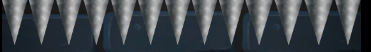
#> input picture screens/spikes.png, 371 x 52 px
$ python detect_game_scene.py
#> lines starting #> are read from the running program, lines starting #| are printed output that depends on the picture; after the words box and inside, x2 and y2 are one past the last pixel; in counts of white or black regions, pixels touching at a corner belong together; long printed decimals are rounded
import asyncio
import time
from typing import Tuple

import cv2.cv2 as cv2
import imutils
import mss
import numpy as np


def show_img(img: np.ndarray):
    cv2.imshow("result", img)
    cv2.waitKey()
    cv2.destroyAllWindows()


async def __best_match(image: np.ndarray, template: np.ndarray, tH: int, tW: int, scale: int) -> Tuple[
        float, Tuple[int, int], float, float]:
    resized = imutils.resize(image, width=int(image.shape[1] * scale))
    ratio = image.shape[1] / float(resized.shape[1])

    # image is smaller than template
    if resized.shape[0] < tH or resized.shape[1] < tW:
        return 0, (0, 0), 0, scale

    # apply template matching
    result = cv2.matchTemplate(resized, template, cv2.TM_CCOEFF_NORMED)
    (_, maxVal, _, maxLoc) = cv2.minMaxLoc(result)

    return maxVal, maxLoc, ratio, scale


def best_match(image: np.ndarray, template: np.ndarray, min_scale=0.2, max_scale=1) -> \
        Tuple[int, Tuple[int, int], Tuple[int, int]]:
    async def get_max(coros: list):
        return max(await asyncio.gather(*coros), key=lambda x: x[0])
    (tH, tW) = template.shape[:2]
    result = None
    scale = 0

    coroutines = []
    for scale in np.linspace(min_scale, 1, 20)[::-1]:
        coroutines.append(__best_match(image, template, tH, tW, scale))
    now = time.time()
    coro_result = asyncio.run(get_max(coroutines))
    print("Best match took: ", time.time() - now)
    print(coro_result)
    (maxVal, maxLoc, ratio, scale) = coro_result
    print(maxVal, maxLoc, ratio, scale)
    # show_img(result)
    (startX, startY) = (int(maxLoc[0] * ratio), int(maxLoc[1] * ratio))
    (endX, endY) = (int((maxLoc[0] + tW) * ratio), int((maxLoc[1] + tH) * ratio))
    return maxVal, (startX, startY), (endX, endY)


def find_rough_coords(sct: mss.mss, template: np.ndarray, threshold=0.89) -> dict:
    while True:
        # take screenshot of entire screen
        screenshot = np.array(sct.grab({"top": 0, "left": 0, "width": 1920, "height": 1080}))
        found = best_match(screenshot[:, :, :3], template, 0.7)
        if found[0] > threshold:
            print(found)
            cv2.rectangle(screenshot, *found[1:], (0, 255, 255), 2)
            print(" " * 100, end="\r")
            print("Image found!", found)
            # show_img(screenshot)
            print("Rough location found at: ", found[1])
            print("Do NOT move the window anywhere now")
            monitor = {
                "top": found[1][1],
                "left": found[1][0],
                "width": found[2][0] - found[1][0],
                "height": found[2][1] - found[1][1]
            }
            print("rough coords found: ", monitor)
            return monitor

        else:
            print("Game screen not found...", end="\r")


if __name__ == '__main__':
    # TODO: TESTING. USE SOMETHING ELSE FOR PATHS
    game_screen: np.ndarray = cv2.imread("../screens/spikes.png", cv2.IMREAD_UNCHANGED)
#> game_screen is the input picture: shape (52, 371, 4); mean B, G, R, A 78.6, 73.3, 67, 255
    test_image: np.ndarray = cv2.imread("../test/playscreen.png", cv2.IMREAD_UNCHANGED)
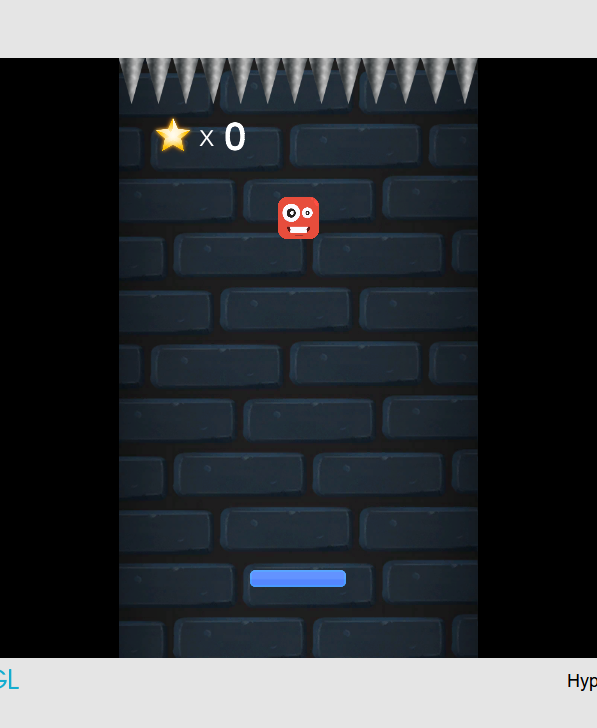
#> input picture test/playscreen.png, 597 x 728 px
#> test_image is the input picture: shape (728, 597, 4); mean B, G, R, A 65.6, 61.8, 58.2, 255
    # show_img(test_image)
    # show_img(game_screen)

    coords = best_match(test_image, game_screen)
#> after the loop in best_match, `for scale in np.linspace(min_scale, 1, 20)[::-1]:`: coroutines = 20 items
#> in best_match, `coro_result = asyncio.run(get_max(coroutines))`: coro_result = (1, (117, 59), 1, 1)
#| (1, (117, 59), 1.0, 1.0)
#> in best_match, `(maxVal, maxLoc, ratio, scale) = coro_result`: maxVal = 1; maxLoc = (117, 59); ratio = 1
#| 1 (117, 59) 1.0 1.0
#> in best_match, `(startX, startY) = (int(maxLoc[0] * ratio), int(maxLoc[1] * ratio))`: startX = 117; startY = 59
#> in best_match, `(endX, endY) = (int((maxLoc[0] + tW) * ratio), int((maxLoc[1] + tH) * ..`: endX = 488; endY = 111
#> coords = (1, (117, 59), (488, 111))
    cv2.rectangle(test_image, *coords[1:], (0, 255, 255), 2)
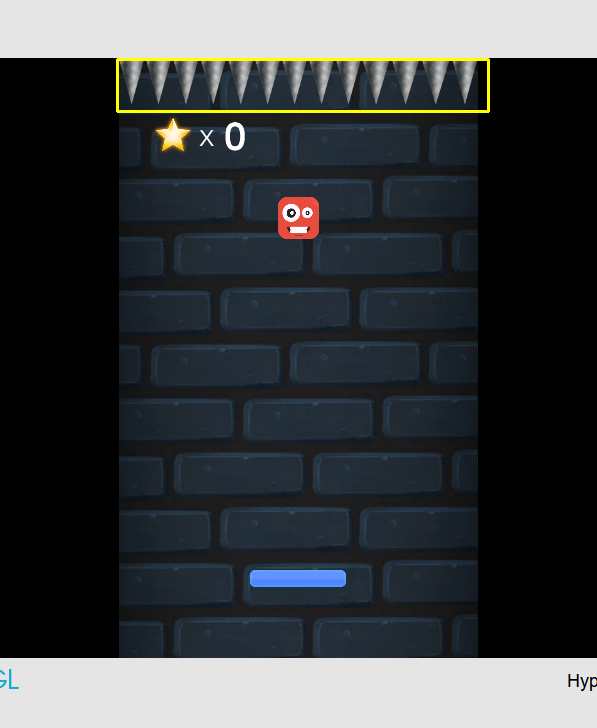
#> test_image: shape (728, 597, 4); 0.58% of pixels changed, all inside (x1, y1, x2, y2) = (116, 58, 490, 113)
    show_img(test_image)
    cv2.destroyAllWindows()
